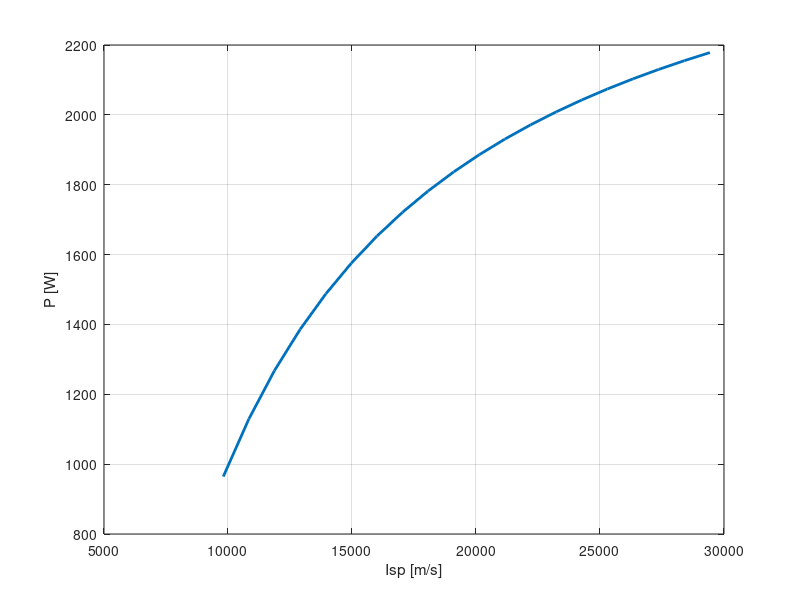
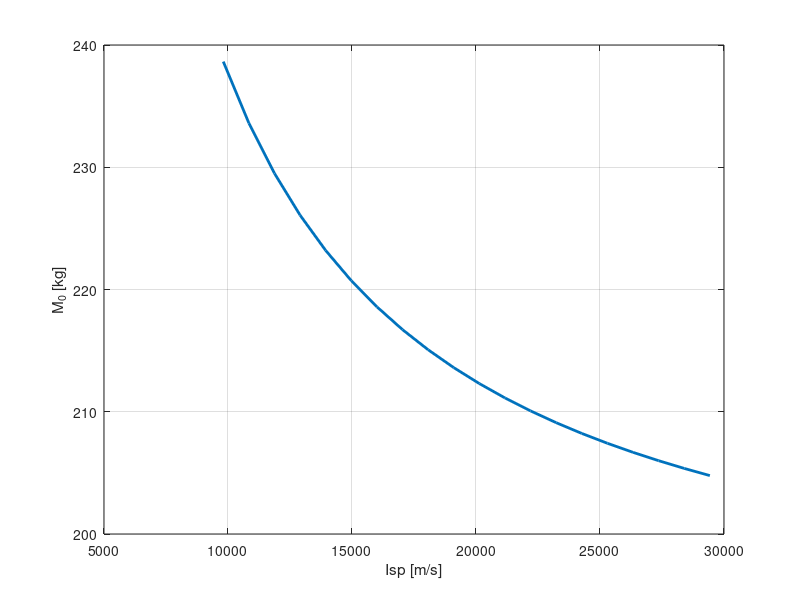
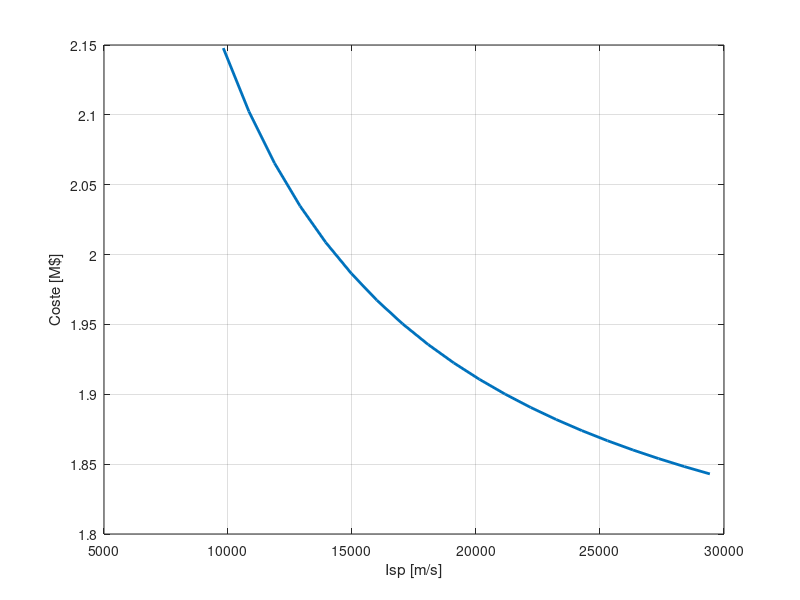
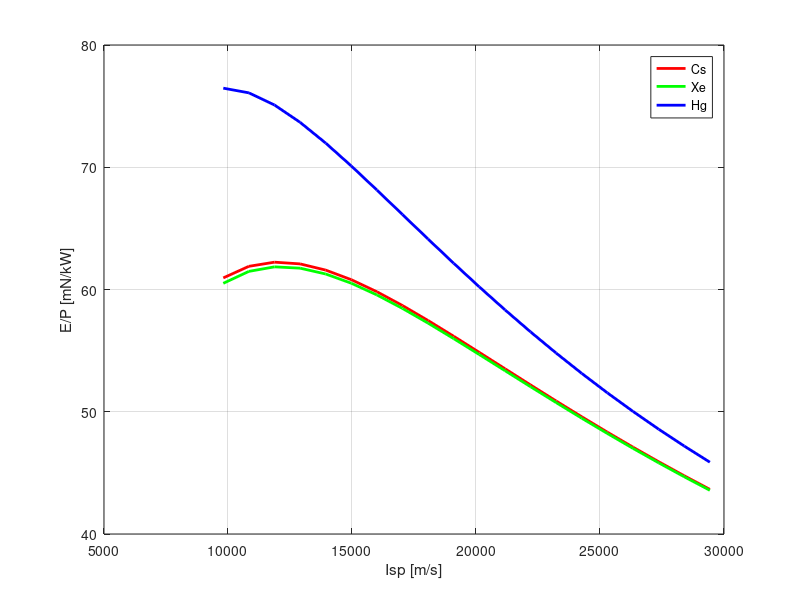

Write MATLAB code to recreate these figures, in order. (Note: this script raises an error after producing the figures.)
clear all, clear variables, close all

%% DATOS
M_cp = 100;          % kg
M_so = 20;           % kg
Mppo = 1;            % kg

delta = 0.03; 
alpha_pp = 20 / 10^3;       % kg / kW --> % kg / W
alpha_m = 4 / 10^3;         % kg / kW --> % kg / W

el = 1.602176565e-17; %100 * 1.60218E-19;   % 100 eV (pérdidas por ion) --> J
eff_0 = 0.75;
N_A = 6.022E23;
qi = 1.6E-19;        % C
perm_vac = 8.81E-12; % C^2 N^-1 m^-2

M_Cs = 132.9;        % g/mol
M_Xe = 131.3;
M_Hg = 200.6;

m_Cs = (M_Cs*10^(-3)) / N_A;    %2.207E-25;    % kg
m_Xe = (M_Xe*10^(-3)) / N_A;    %2.180E-25;    % kg
m_Hg = (M_Hg*10^(-3)) / N_A;    %3.331E-25;    % kg

I_tot = 9E5;         % Ns

coste_kg_A = 50000;
coste_kg_B = 9000;      % $/kg
Delta_V = 4760;      % m/s

M_0a = 100 + 20 + 1;

L = 0.7 * 10^-3;     % m
A = 30 * 10^-4;

%% B)OPT
coste_A = M_0a * coste_kg_A;

Isp = linspace(1000*9.81,3000*9.81,20);

for i = 1:length(Isp)
     
M_p(i) = I_tot / Isp(i);
M_0(i) = M_p(i) / ( 1  - exp(-Delta_V/Isp(i)));
P(i) = (M_0(i) - M_0a - (1 + delta) * M_p(i)) / (alpha_pp + alpha_m);
coste_B(i) = coste_kg_B * M_0(i);

% Cesio
eff_Cs(i) = eff_0 * (( Isp(i)^2 ) / (( Isp(i)^2) + 2 *( el / m_Cs)));
E_P_Cs(i) = 2 * eff_Cs(i) / Isp(i);
E_Cs(i) = E_P_Cs(i) * P(i);
tb_Cs(i) = I_tot / E_Cs(i);
tb_dias_Cs(i) = tb_Cs(i) / (60 * 60 * 24);

% Xenon
eff_Xe(i) = eff_0 * ( Isp(i)^2 ) / ( Isp(i)^2 + 2 *( el / m_Xe));
E_P_Xe(i) = 2 * eff_Xe(i) / Isp(i);
E_Xe(i) = E_P_Xe(i) * P(i);
tb_Xe(i) = I_tot / E_Xe(i);
tb_dias_Xe(i) = tb_Xe(i) / (60 * 60 * 24);

% Mercurio
eff_Hg(i) = eff_0 * ( Isp(i)^2 ) / ( Isp(i)^2 + 2 *( el / m_Hg));
E_P_Hg(i) = 2 * eff_Hg(i) / Isp(i);
E_Hg(i) = E_P_Hg(i) * P(i);
tb_Hg(i) = I_tot / E_Hg(i);
tb_dias_Hg(i) = tb_Hg(i) / (60 * 60 * 24);

end

%% PLOT

[i, j] = find(ismember(coste_B, min(coste_B(:))))   
% 
figure()
plot(Isp,P,'LineWidth',2)
hold on
xlabel('Isp [m/s]')
ylabel('P [W]')
grid on
hold off

figure()
plot(Isp,M_0,'LineWidth',2)
hold on
xlabel('Isp [m/s]')
ylabel('M_0 [kg]')
grid on
hold off

figure()
plot(Isp,(coste_B/10^6),'LineWidth',2)
hold on
xlabel('Isp [m/s]')
ylabel('Coste [M$]')
grid on
hold off

figure()
plot(Isp,(E_P_Cs*10^6),'LineWidth',2,'Color','red')
hold on
plot(Isp,(E_P_Xe*10^6),'LineWidth',2, 'Color','green')
plot(Isp,(E_P_Hg*10^6),'LineWidth',2, 'Color','blue')
grid on
legend('Cs','Xe','Hg')
xlabel('Isp [m/s]')
ylabel('E/P [mN/kW]')
hold off

figure()
plot(Isp,tb_dias_Cs,'LineWidth',2,'Color','red')
hold on
plot(Isp,tb_dias_Xe,'LineWidth',2,'Color','green')
plot(Isp,tb_dias_Hg,'LineWidth',2,'Color','blue')
legend('Cs','Xe','Hg')
xlabel('Isp [m/s]')
ylabel('tb [dias]')
grid on
hold off

figure()
plot(Isp,eff_Cs,'LineWidth',2,'Color','red')
hold on
plot(Isp,eff_Xe,'LineWidth',2,'Color','green')
plot(Isp,eff_Hg,'LineWidth',2,'Color','blue')
legend('Cs','Xe','Hg')
xlabel('Isp [m/s]')
ylabel('\eta_m')
grid on
hold off

%% 
%nos falta sacar:
    % Mpp
    % I
    % Ms
    % gasto másisco
    
%% C) 3 ELECTRODOS 
Isp_opt = max(Isp(:));

Va = m_Hg * Isp_opt^2 / (2 * qi);

E_A = E_Hg(20) / A; 
syms Delta_Volt_sym
Delta_Volt = vpasolve(E_A == (8/9) * perm_vac * ((Delta_Volt_sym / L)^2) * sqrt(Va/Delta_Volt_sym));


%% BACKUP
% % m = [m_Cs, m_Xe, m_Hg]
% % 
% % for h = 1:length(m)
%    
% Isp = linspace(1000*9.81,3000*9.81,20);
% %tb = linspace((7776000/3),31104000, 20);      % 3 meses - 12 meses
% 
% for i = 1:length(Isp)
%      
% M_p(i) = I_tot / Isp(i);
% M_0(i) = M_p(i) / ( 1  - exp(-Delta_V/Isp(i)));
% P(i) = (M_0(i) - M_0a - (1 + delta) * M_p(i)) / (alpha_pp + alpha_m);
% 
% eff(i) = eff_0 * ( Isp(i)^2 ) / ( Isp(i)^2 + 2 *( el / m_Cs));
% E_P(i) = 2 * eff(i) / Isp(i);
% E(i) = E_P(i) * P(i);
% tb(i) = I_tot / E(i);
% tb_dias(i) = tb(i) / (60 * 60 * 24);
% 
% % for j = 1: length(tb)
% %     
% % eff(i) = eff_0 * ( Isp(i)^2 ) / ( Isp(i)^2 + 2 *( el / m_Cs));
% % 
% % E_P(i) = 2 * eff(i) / Isp(i);
% % 
% % P_chi_E(i) = Isp(i) / 2;
% % 
% % I_E(i) = (qi / m_Cs) * (1 / Isp(i));
% % 
% % m_dot_E(i) = 1 / Isp(i);
% %     
% % E(j) = I_tot / tb(j);
% % 
% % P(i, j) = E(j) / E_P(i); 
% % 
% % M_0b(i,j) = (M_0a + P(i,j) * ( alpha_pp + alpha_m)) / ( 1 - ( 1+ delta) * (1 - exp(- Delta_V/ Isp(i))));
% % 
% % coste_B(i,j) = coste_kg_B * M_0b(i,j);
% % 
% %     end
% end

